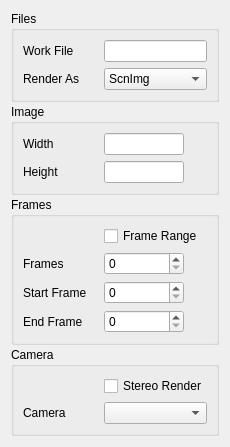
           <widget class="QWidget" name="scrollAreaWidgetContents_2" >
            <property name="geometry" >
             <rect>
              <x>0</x>
              <y>0</y>
              <width>214</width>
              <height>394</height>
             </rect>
            </property>
            <layout class="QGridLayout" name="gridLayout_25" >
             <property name="spacing" >
              <number>2</number>
             </property>
             <item row="0" column="0" >
              <widget class="QGroupBox" name="groupBox_2" >
               <property name="title" >
                <string>Files</string>
               </property>
               <layout class="QFormLayout" name="formLayout_2" >
                <property name="fieldGrowthPolicy" >
                 <enum>QFormLayout::AllNonFixedFieldsGrow</enum>
                </property>
                <item row="0" column="0" >
                 <widget class="QLabel" name="label_3" >
                  <property name="minimumSize" >
                   <size>
                    <width>75</width>
                    <height>0</height>
                   </size>
                  </property>
                  <property name="text" >
                   <string>Work File</string>
                  </property>
                 </widget>
                </item>
                <item row="0" column="1" >
                 <widget class="QLineEdit" name="lineEdit_3" />
                </item>
                <item row="1" column="0" >
                 <widget class="QLabel" name="label_4" >
                  <property name="text" >
                   <string>Render As</string>
                  </property>
                 </widget>
                </item>
                <item row="1" column="1" >
                 <widget class="QComboBox" name="comboBox" >
                  <item>
                   <property name="text" >
                    <string>ScnImg</string>
                   </property>
                  </item>
                  <item>
                   <property name="text" >
                    <string>ScnRibImg</string>
                   </property>
                  </item>
                  <item>
                   <property name="text" >
                    <string>RibOnly</string>
                   </property>
                  </item>
                  <item>
                   <property name="text" >
                    <string>RibImg</string>
                   </property>
                  </item>
                 </widget>
                </item>
               </layout>
              </widget>
             </item>
             <item row="7" column="0" >
              <widget class="QGroupBox" name="groupBox_3" >
               <property name="title" >
                <string>Camera</string>
               </property>
               <layout class="QFormLayout" name="formLayout_3" >
                <item row="1" column="0" >
                 <widget class="QLabel" name="label_23" >
                  <property name="minimumSize" >
                   <size>
                    <width>75</width>
                    <height>0</height>
                   </size>
                  </property>
                  <property name="text" >
                   <string>Camera</string>
                  </property>
                 </widget>
                </item>
                <item row="1" column="1" >
                 <widget class="QComboBox" name="comboBox_2" />
                </item>
                <item row="0" column="1" >
                 <widget class="QCheckBox" name="checkBox_2" >
                  <property name="text" >
                   <string>Stereo Render</string>
                  </property>
                 </widget>
                </item>
               </layout>
              </widget>
             </item>
             <item row="9" column="0" >
              <spacer name="verticalSpacer" >
               <property name="orientation" >
                <enum>Qt::Vertical</enum>
               </property>
               <property name="sizeHint" stdset="0" >
                <size>
                 <width>20</width>
                 <height>40</height>
                </size>
               </property>
              </spacer>
             </item>
             <item row="1" column="0" >
              <widget class="QGroupBox" name="groupBox_8" >
               <property name="title" >
                <string>Image</string>
               </property>
               <layout class="QFormLayout" name="formLayout_8" >
                <property name="fieldGrowthPolicy" >
                 <enum>QFormLayout::AllNonFixedFieldsGrow</enum>
                </property>
                <property name="leftMargin" >
                 <number>9</number>
                </property>
                <property name="topMargin" >
                 <number>9</number>
                </property>
                <item row="0" column="0" >
                 <widget class="QLabel" name="label_24" >
                  <property name="minimumSize" >
                   <size>
                    <width>75</width>
                    <height>0</height>
                   </size>
                  </property>
                  <property name="text" >
                   <string>Width</string>
                  </property>
                 </widget>
                </item>
                <item row="0" column="1" >
                 <widget class="QLineEdit" name="lineEdit_2" >
                  <property name="maximumSize" >
                   <size>
                    <width>80</width>
                    <height>16777215</height>
                   </size>
                  </property>
                 </widget>
                </item>
                <item row="1" column="0" >
                 <widget class="QLabel" name="label_25" >
                  <property name="minimumSize" >
                   <size>
                    <width>75</width>
                    <height>0</height>
                   </size>
                  </property>
                  <property name="text" >
                   <string>Height</string>
                  </property>
                 </widget>
                </item>
                <item row="1" column="1" >
                 <widget class="QLineEdit" name="lineEdit_15" >
                  <property name="maximumSize" >
                   <size>
                    <width>80</width>
                    <height>16777215</height>
                   </size>
                  </property>
                 </widget>
                </item>
               </layout>
              </widget>
             </item>
             <item row="6" column="0" >
              <widget class="QGroupBox" name="groupBox" >
               <property name="title" >
                <string>Frames</string>
               </property>
               <layout class="QFormLayout" name="formLayout" >
                <item row="0" column="1" >
                 <widget class="QCheckBox" name="checkBox" >
                  <property name="text" >
                   <string>Frame Range</string>
                  </property>
                 </widget>
                </item>
                <item row="1" column="1" >
                 <widget class="QSpinBox" name="spinBox_3" >
                  <property name="maximumSize" >
                   <size>
                    <width>80</width>
                    <height>16777215</height>
                   </size>
                  </property>
                 </widget>
                </item>
                <item row="1" column="0" >
                 <widget class="QLabel" name="label_6" >
                  <property name="minimumSize" >
                   <size>
                    <width>75</width>
                    <height>0</height>
                   </size>
                  </property>
                  <property name="text" >
                   <string>Frames</string>
                  </property>
                 </widget>
                </item>
                <item row="2" column="1" >
                 <widget class="QSpinBox" name="spinBox" >
                  <property name="maximumSize" >
                   <size>
                    <width>80</width>
                    <height>16777215</height>
                   </size>
                  </property>
                 </widget>
                </item>
                <item row="2" column="0" >
                 <widget class="QLabel" name="label_5" >
                  <property name="text" >
                   <string>Start Frame</string>
                  </property>
                 </widget>
                </item>
                <item row="3" column="1" >
                 <widget class="QSpinBox" name="spinBox_2" >
                  <property name="maximumSize" >
                   <size>
                    <width>80</width>
                    <height>16777215</height>
                   </size>
                  </property>
                 </widget>
                </item>
                <item row="3" column="0" >
                 <widget class="QLabel" name="label_22" >
                  <property name="text" >
                   <string>End Frame</string>
                  </property>
                 </widget>
                </item>
               </layout>
              </widget>
             </item>
            </layout>
           </widget>
